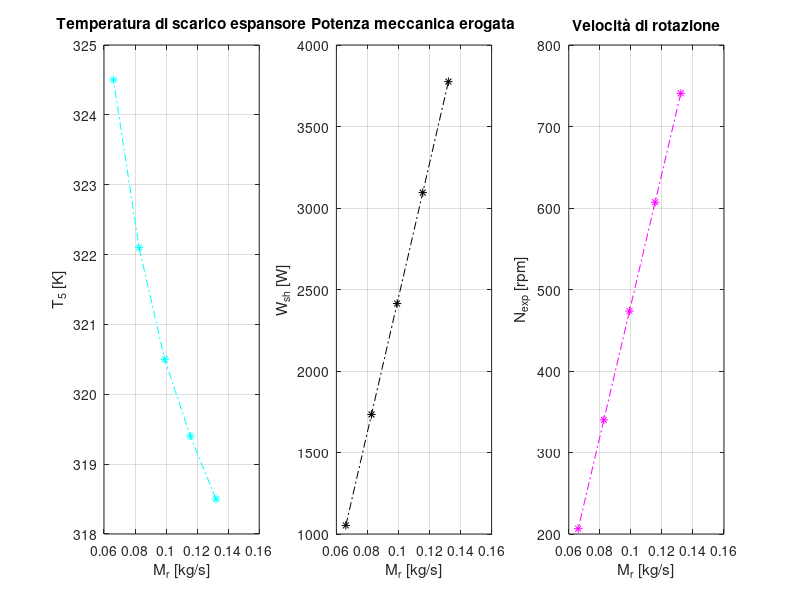
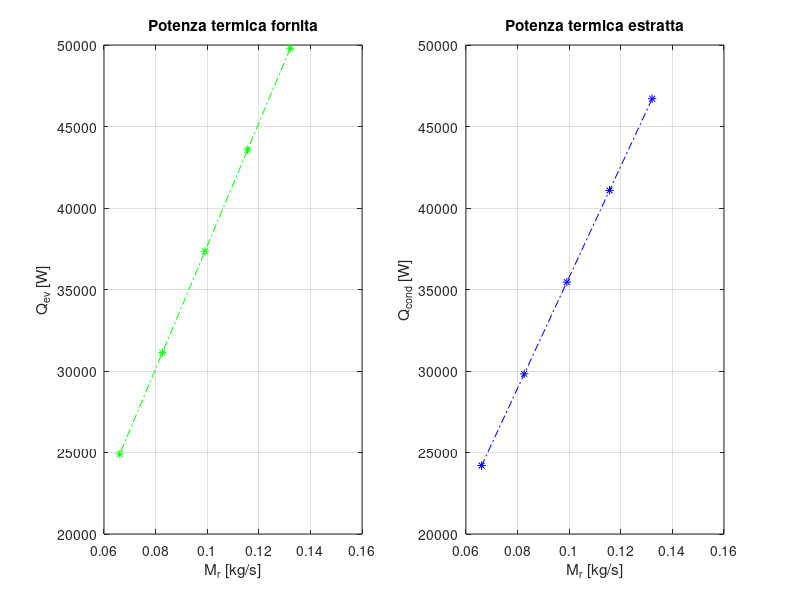
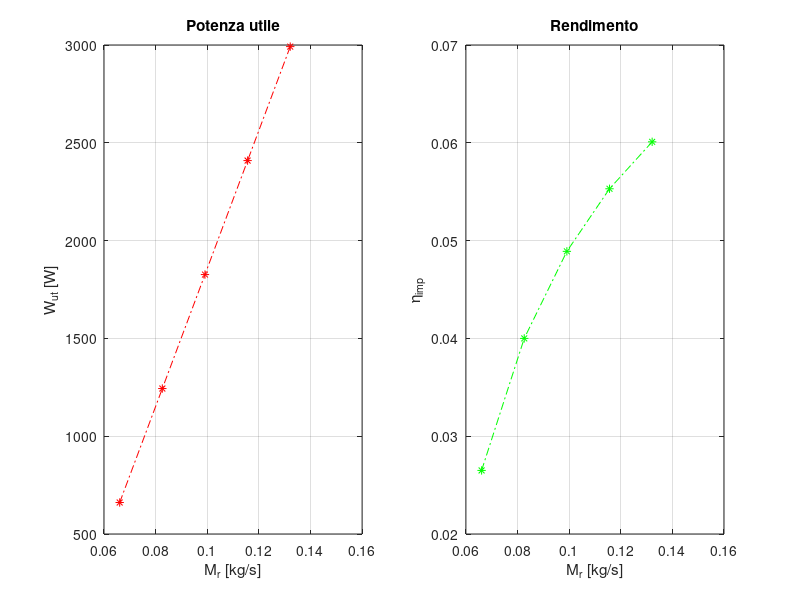

MATLAB code to generate these figures, in order:
clear
close all
clc

portata = [0.13216 0.11564 0.09912 0.08260 0.06608]; % matrice portata parziale [kg/s]

T_5 = [318.5 319.4 320.5 322.1 324.5]; % matrice temperatura uscita espansore [K]

W_sh = [3775.2 3094.5 2413.9 1733.3 1052.7]; % matrice potenza meccanica [W]

N_exp = [740.7 607.1 473.6 340.1 206.5]; % matrice velocità di rotazione [rpm]

Q_ev = [49800 43575 37350 31125 24900]; % matrice potenza termica fornita all'evaporatore [W]

Q_cond = [46707 41080 35452 29824 24197]; % matrice potenza termica estratta al condensatore [W]

W_ut = [2991.8 2409.1 1826.4 1243.7 661]; % matrice potenza utile [W]

eta = [0.0601 0.0553 0.0489 0.04 0.0265]; % matrice rendimento

figure;
set(gcf, 'Name', 'Espansore', 'NumberTitle', 'off');

subplot(1,3,1);
plot(portata, T_5, '-.*c');
title('Temperatura di scarico espansore');
xlabel('M_r [kg/s]');
ylabel('T_5 [K]');
grid on

subplot(1,3,2);
plot(portata, W_sh, '-.*k');
title('Potenza meccanica erogata');
xlabel('M_r [kg/s]');
ylabel('W_s_h [W]');
grid on

subplot(1,3,3)
plot(portata, N_exp, '-.*m');
title('Velocità di rotazione');
xlabel('M_r [kg/s]');
ylabel('N_e_x_p [rpm]');
grid on

figure;
set(gcf, 'Name', 'Potenze termiche', 'NumberTitle', 'off');
subplot(1,2,1);

plot(portata, Q_ev, '-.*g');
title('Potenza termica fornita');
xlabel('M_r [kg/s]');
ylabel('Q_e_v [W]');
grid on

subplot(1,2,2);
plot(portata, Q_cond, '-.*b');
title('Potenza termica estratta');
xlabel('M_r [kg/s]');
ylabel('Q_c_o_n_d [W]');
grid on

figure;
set(gcf, 'Name', 'Prestazioni', 'NumberTitle', 'off');

subplot(1,2,1);
plot(portata, W_ut, '-.*r');
title('Potenza utile');
xlabel('M_r [kg/s]');
ylabel('W_u_t [W]');
grid on

subplot(1,2,2);
plot(portata, eta, '-.*g');
title('Rendimento');
xlabel('M_r [kg/s]');
ylabel('η_i_m_p');
grid on


